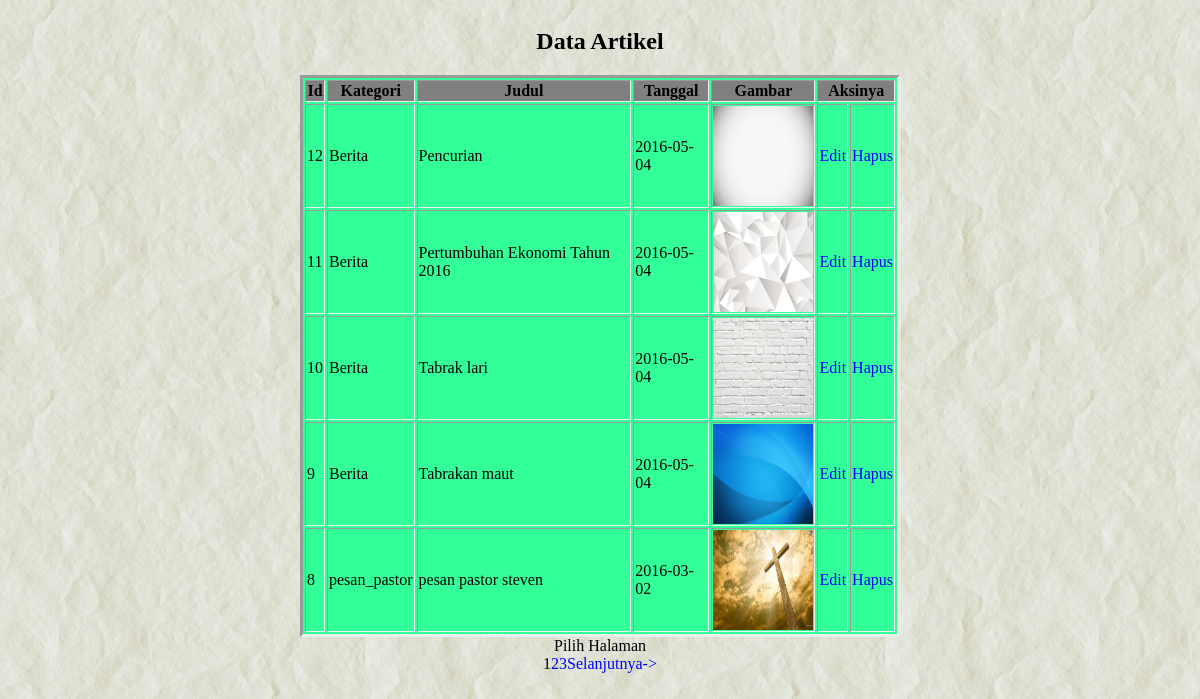
The app's page /admin/berita_data.php with its own data.
### tables this page shows
CREATE TABLE IF NOT EXISTS `isi_berita` (
  `id_berita` int(5) NOT NULL,
  `id_kategori` int(5) NOT NULL,
  `judul` varchar(32) DEFAULT NULL,
  `tanggal` date DEFAULT NULL,
  `gambar` longtext,
  `isi` text
);

CREATE TABLE IF NOT EXISTS `kategori` (
  `id_kategori` int(5) NOT NULL,
  `nama_kategori` varchar(32) NOT NULL
);

### admin/berita_data.php (the view, shortened to what this page needs)
<html>
	<head>
		<link rel="stylesheet" type="text/css" href="../css/style.css"/>
	</head>
	<body>
		<table border="1" width="600" align="center" class="databerita">
			<caption align="center">
				<h2>Data Artikel</h2>
			</caption>
			<div>
				<th>Id</th>
				<th>Kategori</th>
				<th>Judul</th>
				<th>Tanggal</th>
				<th>Gambar</th>
				<th colspan="2">Aksinya</th>
			</div>
			<?php
				$hal=isset($_GET['hal'])?$_GET['hal']:1;
				if(!isset($_GET['hal']))
				{
					$page=1;
				}
				else
				{
					$page=$_GET['hal'];
				}
				$max_results=5;
				$from=(($page * $max_results) - $max_results);
				$table1='isi_berita';
				$table2='kategori';
				$sql=mysql_query("select $table1.* ,$table2.nama_kategori from $table1
				INNER JOIN $table2 ON $table1.id_kategori=$table2.id_kategori order by id_berita desc limit $from, $max_results");
				while($tampil=mysql_fetch_array($sql))
				{
			?>
				<tr>
					<td><?=$tampil['id_berita'];?></td>
					<td><?=$tampil['nama_kategori'];?></td>
					<td><?=$tampil['judul'];?></td>
					<td><?=$tampil['tanggal'];?></td>
					<td>
						<img src="../<?=$tampil['gambar'];?>" width="100" height="100"/>
					</td>
					<td>
						<a href="home.php?menu=input_berita&cal=<?=$tampil['id_berita'];?>" name="edit"> Edit </a>
					</td>
					<td>
						<a href="berita_hapus.php?id=hapus&cal=<?=$tampil['id_berita'];?>" name="hapus"> Hapus </a>
					</td>
				</tr>
			<?php
				}
			?>
		</table>
		<?php
		$total_results=mysql_result(mysql_query("select count(*) as num from $table1"),0);
		$total_pages=ceil($total_results / $max_results);
		echo "<center> Pilih Halaman <br/>";
			for($i=1; $i<=$total_pages; $i++)
			{
				if(($hal)==$i)
				{
					echo "$i";
				}
				else
				{
					echo "<a href=$_SERVER[PHP_SELF]?menu=data_berita&hal=$i>$i</a>";
				}
			}
			if($hal < $total_pages)
			{
				$next=($page + 1);
				echo "<a href=$_SERVER[PHP_SELF]?menu=data_berita&hal=$next>Selanjutnya-></a>";
			}
		echo "</center>";
		?>
	</body>
</html>

### css/style.css (style rules this page uses)
body { background:url(../img/paper1.jpg); }
a { text-decoration:none; text-align:ceter; font:bold; color:blue; }
th { background:gray; }
.databerita { background:#33FF99; border:inset; height:300; }

### records on screen
isi_berita: id_berita "12", id_kategori.nama_kategori "Berita", judul "Pencurian", tanggal "2016-05-04", gambar (picture)
isi_berita: id_berita "11", id_kategori.nama_kategori "Berita", judul "Pertumbuhan Ekonomi Tahun 2016", tanggal "2016-05-04", gambar (picture)
isi_berita: id_berita "10", id_kategori.nama_kategori "Berita", judul "Tabrak lari", tanggal "2016-05-04", gambar (picture)
isi_berita: id_berita "9", id_kategori.nama_kategori "Berita", judul "Tabrakan maut", tanggal "2016-05-04", gambar (picture)
isi_berita: id_berita "8", id_kategori.nama_kategori "pesan_pastor", judul "pesan pastor steven", tanggal "2016-03-02", gambar (picture)
